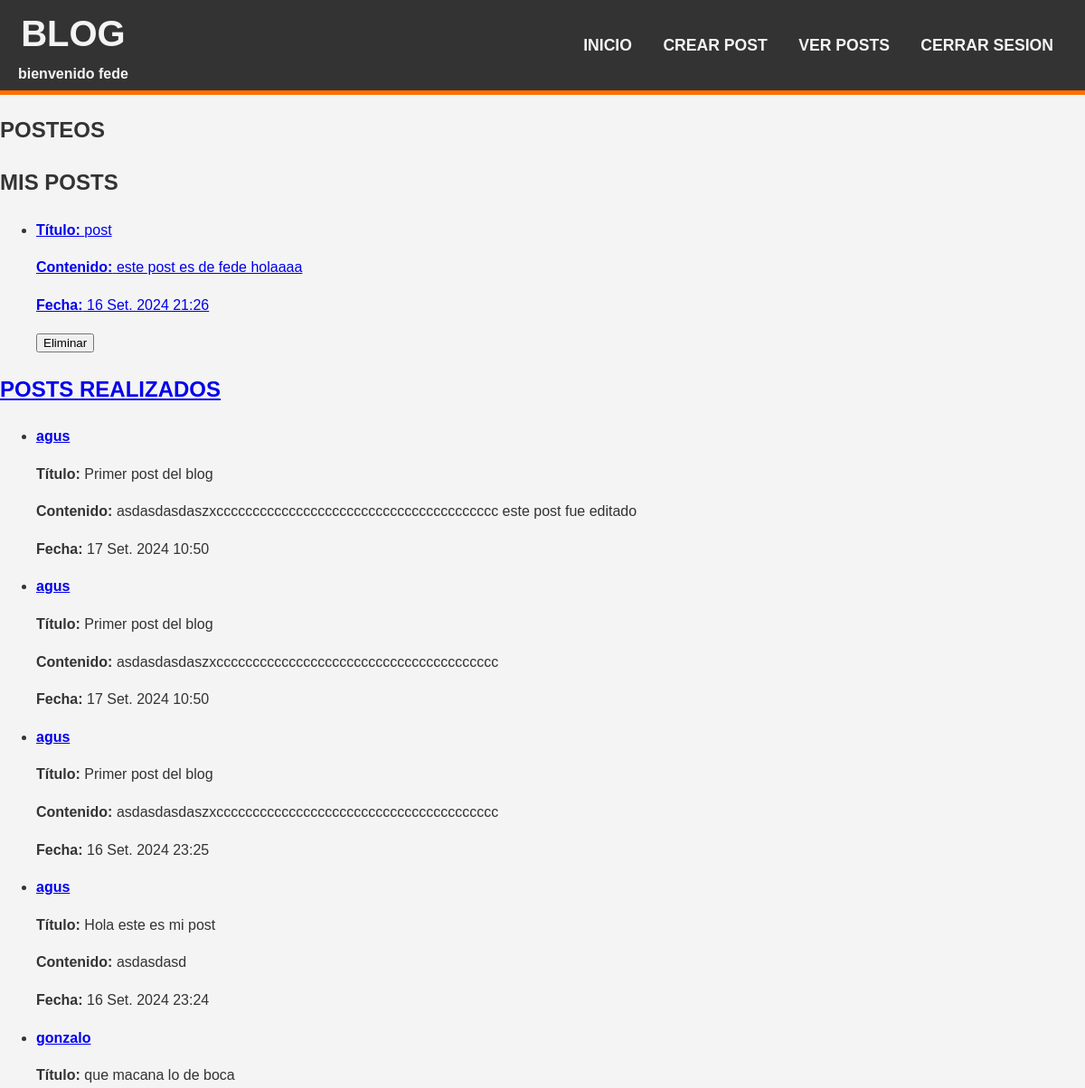
The page /posts/ (signed in, upper part) on the database as committed earlier.
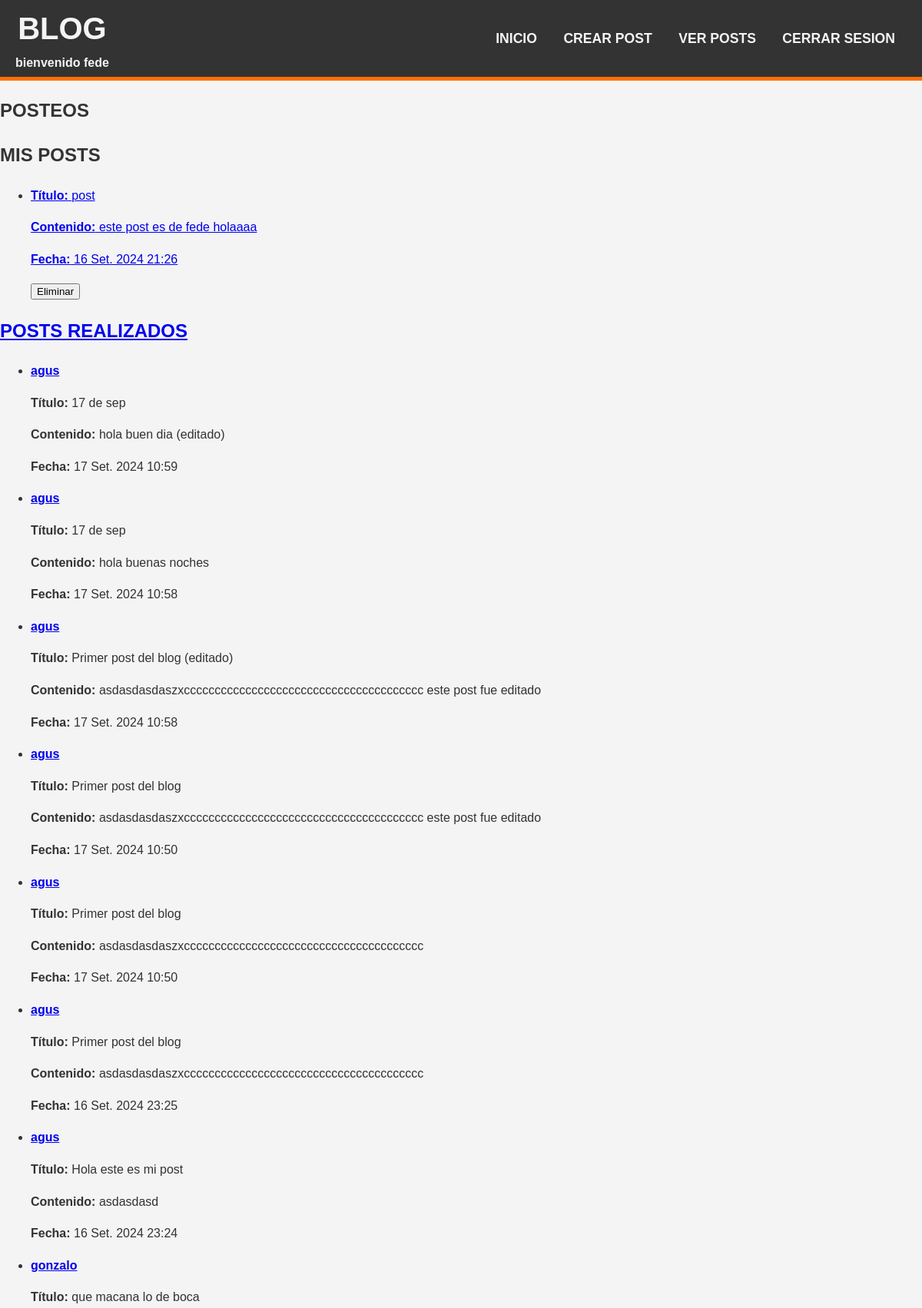
The same page on the database as committed later.
### post/models.py (models this page shows, shortened)
class Posteo(models.Model):
    titulo = models.CharField(max_length=120)
    contenido= models.TextField()
    Fecha_de_publicacion = models.DateTimeField(auto_now_add=True)
    author= models.ForeignKey(User, on_delete=models.CASCADE, related_name='post_manage')

### post/views.py (the view)
# urls.py: path('posts/',views.post_list, name='lista_posteos'),
@login_required
def post_list(request):
    posts = Posteo.objects.all().order_by('-Fecha_de_publicacion')  # Muestra los posts más recientes primero
    return render(request, 'posts.html', {'posts': posts})

### post/templates/posts.html (shortened to what this page needs)
{% extends 'base.html' %}
{% block content %}
<div class="centered-content">
    <h2>POSTEOS</h2>
</div>
    <div class="post-container">
        <div class="">
            <h2 class="centered-content">MIS POSTS</h2>
            <ul class="centered-content">
                {% for post in posts %}
                    {% if post.author == user %}
                        <li class="post-card">
                            <a href="{% url 'detalle_posteo' post.pk %}" class="post-link">
                            <p><strong>Título:</strong> {{ post.titulo }}<br> </p>
                            <p><strong>Contenido:</strong> {{ post.contenido }}<br> </p>
                            <p><strong>Fecha:</strong> {{ post.Fecha_de_publicacion }}<br> </p>
                            <form method="POST" action="{% url 'delete' post.pk %}">
                            <button type="submit">Eliminar</button>
                            </form>
                        </li>
                    {% endif %}
                {% empty %}
                        <p>No hay posts para mostrar</p>
                {% endfor %}
            </ul>
        </div>
        <div class="">
            <h2 class="centered-content">POSTS REALIZADOS</h2>
            <ul class="centered-content">
                {% for post in posts %}
                    {% if post.author != user %}
                        <li class="post-card">
                            <a href="{% url 'detalle_posteo' post.pk %}" class="post-link">
                            <strong class="user">{{post.author}}</strong><br></a>
                            <p><strong>Título:</strong> {{ post.titulo }}<br> </p>
                            <p><strong>Contenido:</strong> {{ post.contenido }}<br> </p>
                            <p><strong>Fecha:</strong> {{ post.Fecha_de_publicacion }}<br> </p>
                        </li>
                    {% endif %}
                {% empty %}
                        <p>Nadie ha creado posts :( </p>
                {% endfor %}
            </ul>
        </div>
    </div>
{% endblock %}

Rows that differ between the two databases and show on the page:
added Posteo: author "agus", titulo "17 de sep", contenido "hola buen dia (editado)", Fecha_de_publicacion "17 Set. 2024 10:59", shown under "POSTS REALIZADOS"
added Posteo: author "agus", titulo "17 de sep", contenido "hola buenas noches", Fecha_de_publicacion "17 Set. 2024 10:58", shown under "POSTS REALIZADOS"
added Posteo: author "agus", titulo "Primer post del blog (editado)", contenido "asdasdasdaszxccccccccccccccccccccccccccccccccccccccc este post fue editado", Fecha_de_publicacion "17 Set. 2024 10:58", shown under "POSTS REALIZADOS"
